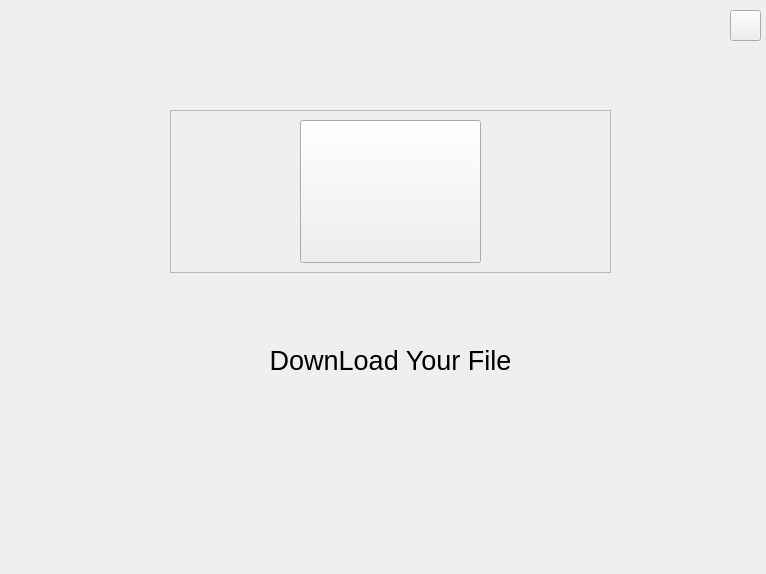
<?xml version="1.0" encoding="UTF-8"?>
<ui version="4.0">
 <class>downFile</class>
 <widget class="QWidget" name="downFile">
  <property name="geometry">
   <rect>
    <x>0</x>
    <y>0</y>
    <width>766</width>
    <height>574</height>
   </rect>
  </property>
  <property name="windowTitle">
   <string>Form</string>
  </property>
  <widget class="QPushButton" name="btn_goHome">
   <property name="enabled">
    <bool>true</bool>
   </property>
   <property name="geometry">
    <rect>
     <x>730</x>
     <y>10</y>
     <width>31</width>
     <height>31</height>
    </rect>
   </property>
   <property name="cursor">
    <cursorShape>PointingHandCursor</cursorShape>
   </property>
   <property name="autoFillBackground">
    <bool>false</bool>
   </property>
   <property name="styleSheet">
    <string notr="true">border-image: url(:/image/image/home_icon.png);</string>
   </property>
   <property name="text">
    <string/>
   </property>
  </widget>
  <widget class="QWidget" name="layoutWidget">
   <property name="geometry">
    <rect>
     <x>170</x>
     <y>70</y>
     <width>441</width>
     <height>371</height>
    </rect>
   </property>
   <layout class="QVBoxLayout" name="verticalLayout">
    <item>
     <spacer name="verticalSpacer_2">
      <property name="orientation">
       <enum>Qt::Orientation::Vertical</enum>
      </property>
      <property name="sizeType">
       <enum>QSizePolicy::Policy::Fixed</enum>
      </property>
      <property name="sizeHint" stdset="0">
       <size>
        <width>20</width>
        <height>40</height>
       </size>
      </property>
     </spacer>
    </item>
    <item>
     <widget class="QFrame" name="frame">
      <property name="frameShape">
       <enum>QFrame::Shape::StyledPanel</enum>
      </property>
      <property name="frameShadow">
       <enum>QFrame::Shadow::Raised</enum>
      </property>
      <layout class="QHBoxLayout" name="horizontalLayout">
       <item>
        <spacer name="horizontalSpacer">
         <property name="orientation">
          <enum>Qt::Orientation::Horizontal</enum>
         </property>
         <property name="sizeType">
          <enum>QSizePolicy::Policy::Fixed</enum>
         </property>
         <property name="sizeHint" stdset="0">
          <size>
           <width>120</width>
           <height>20</height>
          </size>
         </property>
        </spacer>
       </item>
       <item>
        <widget class="QPushButton" name="btn_downFile">
         <property name="sizePolicy">
          <sizepolicy hsizetype="Minimum" vsizetype="Minimum">
           <horstretch>0</horstretch>
           <verstretch>0</verstretch>
          </sizepolicy>
         </property>
         <property name="cursor">
          <cursorShape>PointingHandCursor</cursorShape>
         </property>
         <property name="styleSheet">
          <string notr="true">border-image: url(:/image/image/up-loading.png);
border-image: url(:/image/image/downloads.png);</string>
         </property>
         <property name="text">
          <string/>
         </property>
        </widget>
       </item>
       <item>
        <spacer name="horizontalSpacer_2">
         <property name="orientation">
          <enum>Qt::Orientation::Horizontal</enum>
         </property>
         <property name="sizeType">
          <enum>QSizePolicy::Policy::Fixed</enum>
         </property>
         <property name="sizeHint" stdset="0">
          <size>
           <width>120</width>
           <height>20</height>
          </size>
         </property>
        </spacer>
       </item>
      </layout>
     </widget>
    </item>
    <item>
     <widget class="QLabel" name="label">
      <property name="font">
       <font>
        <pointsize>20</pointsize>
       </font>
      </property>
      <property name="text">
       <string>DownLoad Your File</string>
      </property>
      <property name="alignment">
       <set>Qt::AlignmentFlag::AlignCenter</set>
      </property>
     </widget>
    </item>
   </layout>
  </widget>
  <widget class="QLabel" name="lbl_ready">
   <property name="geometry">
    <rect>
     <x>10</x>
     <y>440</y>
     <width>731</width>
     <height>41</height>
    </rect>
   </property>
   <property name="font">
    <font>
     <pointsize>12</pointsize>
    </font>
   </property>
   <property name="text">
    <string/>
   </property>
  </widget>
 </widget>
 <resources/>
 <connections/>
</ui>
